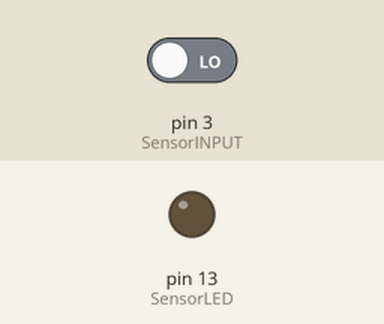
Recording of a sketch running on a simulated Arduino Uno, built with avr-gcc and run on an emulated ATmega328P. Parts: output pins drawn as LEDs (lit = HIGH). Inputs (shaded band) come from the test bench; at power-on: pin 3 (SensorINPUT) LOW.

Above: at 1.2 s.
1.3 s: pin 3 (SensorINPUT) driven HIGH
At 1.7 s:
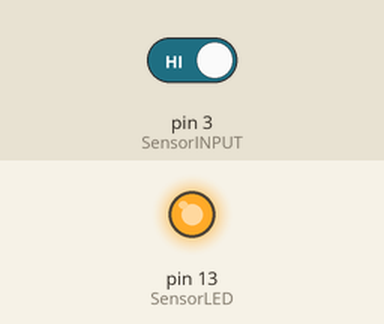
Timing chart, 0 to 4.3 s (numbered marks = the images above; inputs shaded):
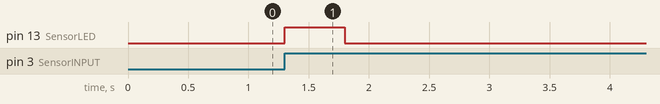

The sketch:

Project_08.ino
```cpp
//project 8 – Vibration sensor

int SensorLED = 13;     //define LED digital pin 13
int SensorINPUT = 3;    //connect tilt sensor to interrupt 1 in digital pin 3
unsigned char state = 0;

void setup() {
  pinMode(SensorLED, OUTPUT);     //configure LED as output mode
  pinMode(SensorINPUT, INPUT);    //configure tilt sensor as input mode
  //when low voltage changes to high voltage, it triggers interrupt 1 and runs the blink function
  attachInterrupt(1, blink, RISING);
}

void loop(){
  if(state!=0){                    // if state is not 0
    state = 0;                     // assign state value 0
    digitalWrite(SensorLED,HIGH);  // turn on LED
    delay(500);                    // delay for 500ms
  } else{
    digitalWrite(SensorLED,LOW);   // if not, turn off LED
  }
}

void blink(){       // interrupt function blink()
  state++;          //once trigger the interrupt, the state keeps increment
}
```

Measured:
- after the input at 1.3 s, pin 13 (SensorLED): LOW → HIGH at once, → LOW 0.50 s later
